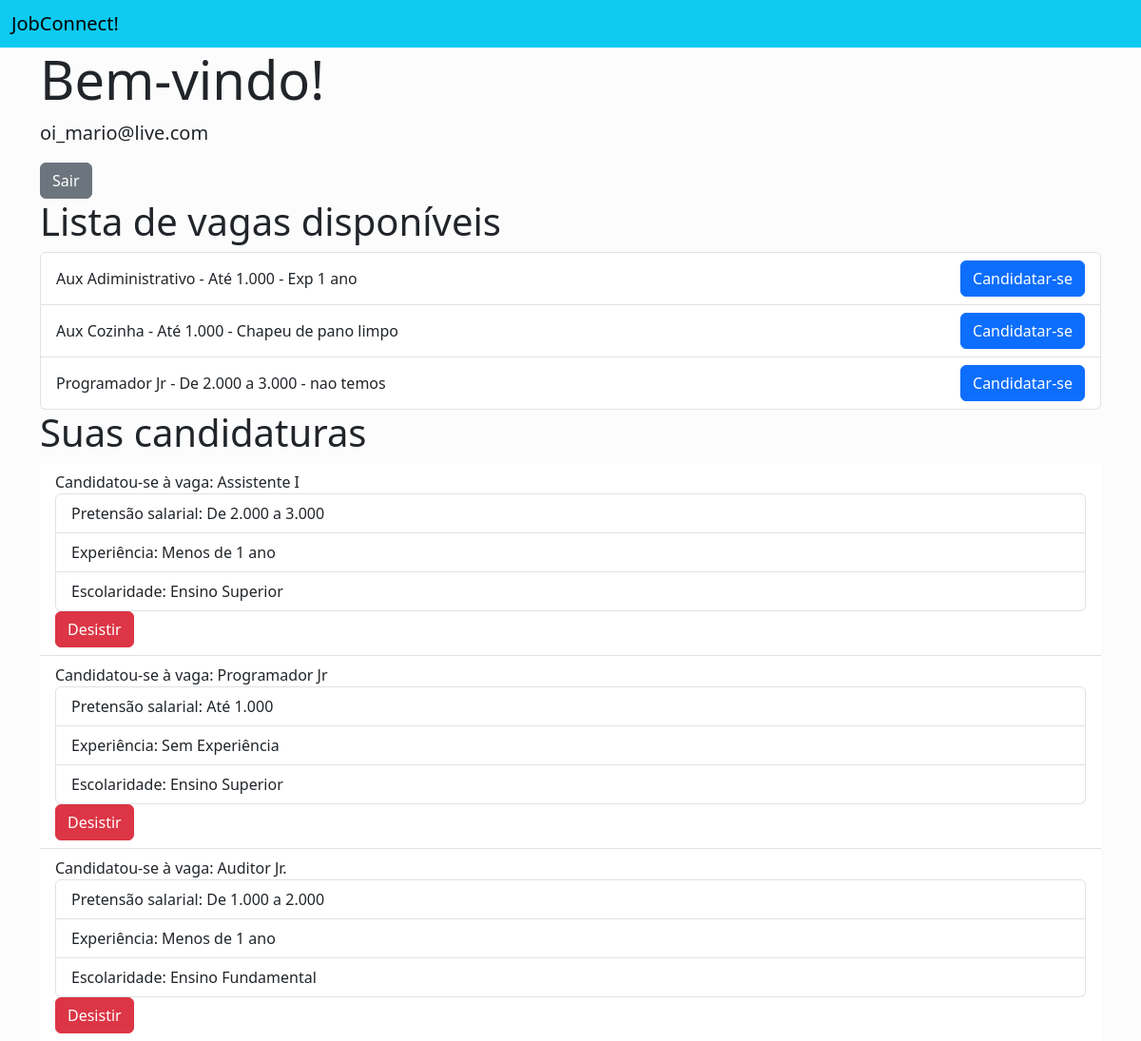
The app's page /home_candidato/ (signed in) with its own data.
### app_dash/models.py (models this page shows, shortened)
class Vaga(models.Model):
    FAIXA_SALARIAL_CHOICES = [
        ('1', 'Até 1.000'),
        ('2', 'De 1.000 a 2.000'),
        ('3', 'De 2.000 a 3.000'),
        ('4', 'Acima de 3.000'),
    ]
    ESCOLARIDADE_CHOICES = [
        ('EF', 'Ensino Fundamental'),
        ('EM', 'Ensino Médio'),
        ('TEC', 'Tecnólogo'),
        ('ES', 'Ensino Superior'),
        ('POS', 'Pós / MBA / Mestrado'),
        ('DOUT', 'Doutorado'),
    ]
    nome = models.CharField(max_length=255)
    faixa_salarial = models.CharField(
        max_length=1, choices=FAIXA_SALARIAL_CHOICES)
    requisitos = models.TextField()
    escolaridade_minima = models.CharField(
        max_length=4, choices=ESCOLARIDADE_CHOICES)
    data_criacao = models.DateTimeField(default=timezone.now)

class Candidato(models.Model):
    PRETENSAO_SALARIAL_CHOICES = [
        ('1', 'Até 1.000'),
        ('2', 'De 1.000 a 2.000'),
        ('3', 'De 2.000 a 3.000'),
        ('4', 'Acima de 3.000'),
    ]
    EXPERIENCIA_CHOICES = [
        ('1', 'Sem Experiência'),
        ('2', 'Menos de 1 ano'),
        ('3', '1 a 3 anos'),
        ('4', '3 a 5 anos'),
        ('5', 'Mais de 5 anos'),
    ]
    ESCOLARIDADE_CHOICES = [
        ('EF', 'Ensino Fundamental'),
        ('EM', 'Ensino Médio'),
        ('TEC', 'Tecnólogo'),
        ('ES', 'Ensino Superior'),
        ('POS', 'Pós / MBA / Mestrado'),
        ('DOUT', 'Doutorado'),
    ]
    pretensao_salarial = models.CharField(
        max_length=1, choices=PRETENSAO_SALARIAL_CHOICES)
    experiencia = models.CharField(max_length=1, choices=EXPERIENCIA_CHOICES)
    escolaridade = models.CharField(max_length=4, choices=ESCOLARIDADE_CHOICES)
    perfil = models.TextField()
    vaga = models.ForeignKey(
        Vaga, on_delete=models.CASCADE, related_name='candidatos')
    user = models.ForeignKey(
        User, on_delete=models.CASCADE, related_name='candidaturas')
    pontuacao_faixa_salarial = models.IntegerField(default=0)
    pontuacao_escolaridade = models.IntegerField(default=0)
    pontuacao_total = models.IntegerField(default=0)
    data_candidatura = models.DateTimeField(default=timezone.now)

### app_dash/views.py (the view)
# urls.py: path('home_candidato/', views.pagina_apos_cadastro_candidato,
@login_required
def pagina_apos_cadastro_candidato(request):
    vagas = Vaga.objects.all()
    vagas_candidatadas = Candidato.objects.filter(user=request.user)
    ids_vagas_candidatadas = vagas_candidatadas.values_list(
        'vaga__id', flat=True)
    vagas_disponiveis = vagas.exclude(id__in=ids_vagas_candidatadas)
    return render(request, "candidato/home_candidato.html", {"vagas": vagas_disponiveis, "vagas_candidatadas": vagas_candidatadas})

### app_dash/templates/candidato/home_candidato.html (shortened to what this page needs)
{% extends 'base.html' %}
{% block content %}
<div class="container">
    <h1 class="display-4">Bem-vindo!</h1>
    <p class="lead">{{ request.user.username }}</p>
    <a href="{% url 'logout' %}" class="btn btn-secondary">Sair</a>
    <h2 class="display-6">Lista de vagas disponíveis</h2>
    <ul class="list-group">
        {% for vaga in vagas %}
            {% if not vaga in vagas_candidatadas %}
                <li class="list-group-item d-flex justify-content-between align-items-center">
                    {{ vaga.nome }} - {{ vaga.get_faixa_salarial_display }} - {{ vaga.requisitos }}
                    <a href="{% url 'candidatar_vaga' vaga.id %}" class="btn btn-primary">Candidatar-se</a>
                </li>
            {% endif %}
        {% empty %}
            <li class="list-group-item">Nenhuma vaga cadastrada pela empresa.</li>
        {% endfor %}
    </ul>
    <h2 class="display-6">Suas candidaturas</h2>
    {% if vagas_candidatadas %}
        <ul class="list-group list-group-flush">
            {% for candidatura in vagas_candidatadas %}
                <li class="list-group-item">
                    Candidatou-se à vaga: {{ candidatura.vaga.nome }}
                    <ul class="list-group">
                        <li class="list-group-item">Pretensão salarial: {{ candidatura.get_pretensao_salarial_display }}</li>
                        <li class="list-group-item">Experiência: {{ candidatura.get_experiencia_display }} </li>
                        <li class="list-group-item">Escolaridade: {{ candidatura.get_escolaridade_display }}</li>
                    </ul>
                    {% if not candidatura.desistiu %}
                        <form method="post" action="{% url 'desistir_vaga' candidatura.id %}">
                            <input type="submit" value="Desistir" class="btn btn-danger">
                        </form>
                    {% endif %}
                </li>
            {% endfor %}
        </ul>
    {% else %}
        <p>Você ainda não se candidatou a nenhuma vaga.</p>
    {% endif %}
</div>
{% endblock %}

### records on screen
Vaga: nome "Aux Adiministrativo", faixa_salarial "Até 1.000", requisitos "Exp 1 ano"
Vaga: nome "Aux Cozinha", faixa_salarial "Até 1.000", requisitos "Chapeu de pano limpo"
Vaga: nome "Programador Jr", faixa_salarial "De 2.000 a 3.000", requisitos "nao temos"
Candidato: vaga.nome "Assistente I", pretensao_salarial "De 2.000 a 3.000", experiencia "Menos de 1 ano", escolaridade "Ensino Superior"
Candidato: vaga.nome "Programador Jr", pretensao_salarial "Até 1.000", experiencia "Sem Experiência", escolaridade "Ensino Superior"
Candidato: vaga.nome "Auditor Jr.", pretensao_salarial "De 1.000 a 2.000", experiencia "Menos de 1 ano", escolaridade "Ensino Fundamental"

### other values on screen
{{ request.user.username }} "oi_mario@live.com"
